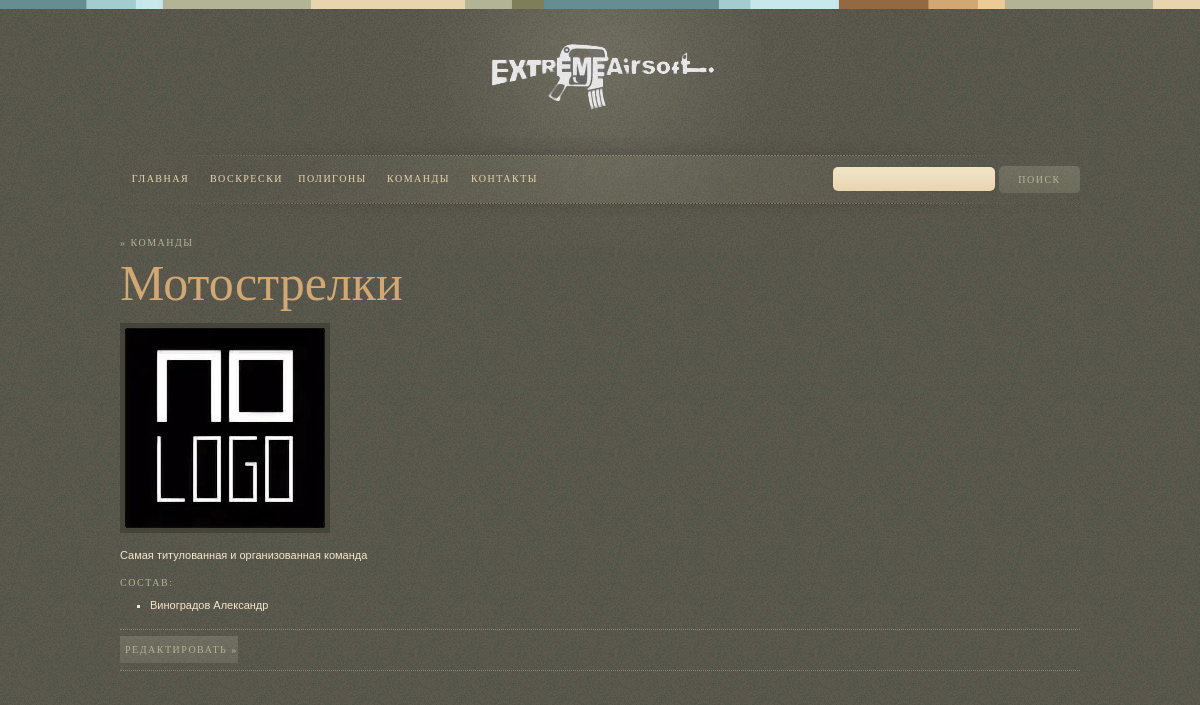
Before: /team/motostrelki with the older database file.
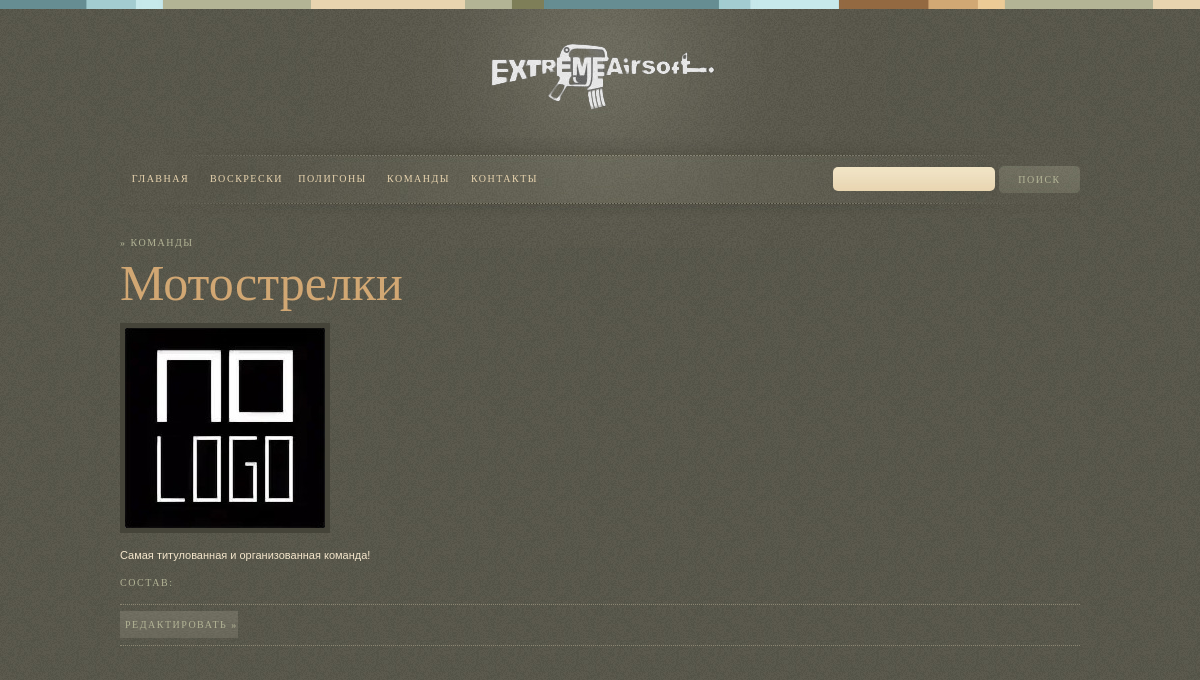
After: the same page with the newer database file.
### team_player/models.py (models this page shows, shortened)
class Team(models.Model):
    name = models.CharField(max_length=100)
    descriptions = models.CharField(max_length=200, default='')
    logo = models.ImageField(default='', upload_to='team', blank=True)
    slug = models.SlugField(default='', null=False)
    def get_url_edit(self):
        return reverse('team_edit', args=[self.slug])

class Player(models.Model):
    Men = 'M'
    Women = 'W'
    gender_choose = [
        (Men, 'Мужчина'),
        (Women, 'Женщина')
    ]
    first_name = models.CharField(max_length=100)
    second_name = models.CharField(max_length=100)
    age = models.CharField(max_length=100)
    gender = models.CharField(max_length=1, choices=gender_choose, default='M')
    team = models.ForeignKey(Team, on_delete=models.CASCADE, null=True, related_name='in_team')

### team_player/views.py (the view)
# urls.py: path('<slug:slug>', TeamDetailView.as_view(), name='info_team'),
class TeamDetailView(DetailView):
    template_name = 'team_player/info_team.html'
    model = Team
    def get_context_data(self, **kwargs):
        context = super(TeamDetailView, self).get_context_data(**kwargs)
        context['players'] = Player.objects.all()
        return context

### team_player/templates/team_player/info_team.html
{% extends 'base.html' %}
{% load static %}
{% block content %}
<link href="{% static 'css/style.css' %}" media="all" rel="stylesheet" type="text/css"/>
<div id="primary">
    <h3>&#187; Команды</h3>
    <div class="column-1">
        <div class="item">
            <h1 class="page-title">{{ team.name }}</h1>
            {% if team.logo %}
                <img src="{{ team.logo.url }}" class="img-center" alt="{{ team.name }}"/>
            {% else %}
                <img src="{% static 'images/no-logo.jpg' %}" class="img-left" alt="{{ team.name }}"/>
            {% endif%}
            <ul class="text-7"> {{ team.descriptions }} </ul>
            <h3>Состав:</h3>
            {% for player in team.in_team.all %}
                <ul class="text-7">
                    <li class="text-3">{{ player.second_name }} {{ player.first_name }}</li>
                </ul>
            {% endfor %}
            <hr/>
            <a class="view-more" href="{{ team.get_url_edit }}">Редактировать &#187;</a>
        </div>
    </div>
</div>
{% endblock %}

Changed rows visible on the page:
removed Player: second_name "Виноградов", first_name "Александр"
changed Team "Мотострелки": descriptions "Самая титулованная и организованная команда" → "Самая титулованная и организованная команда!"
